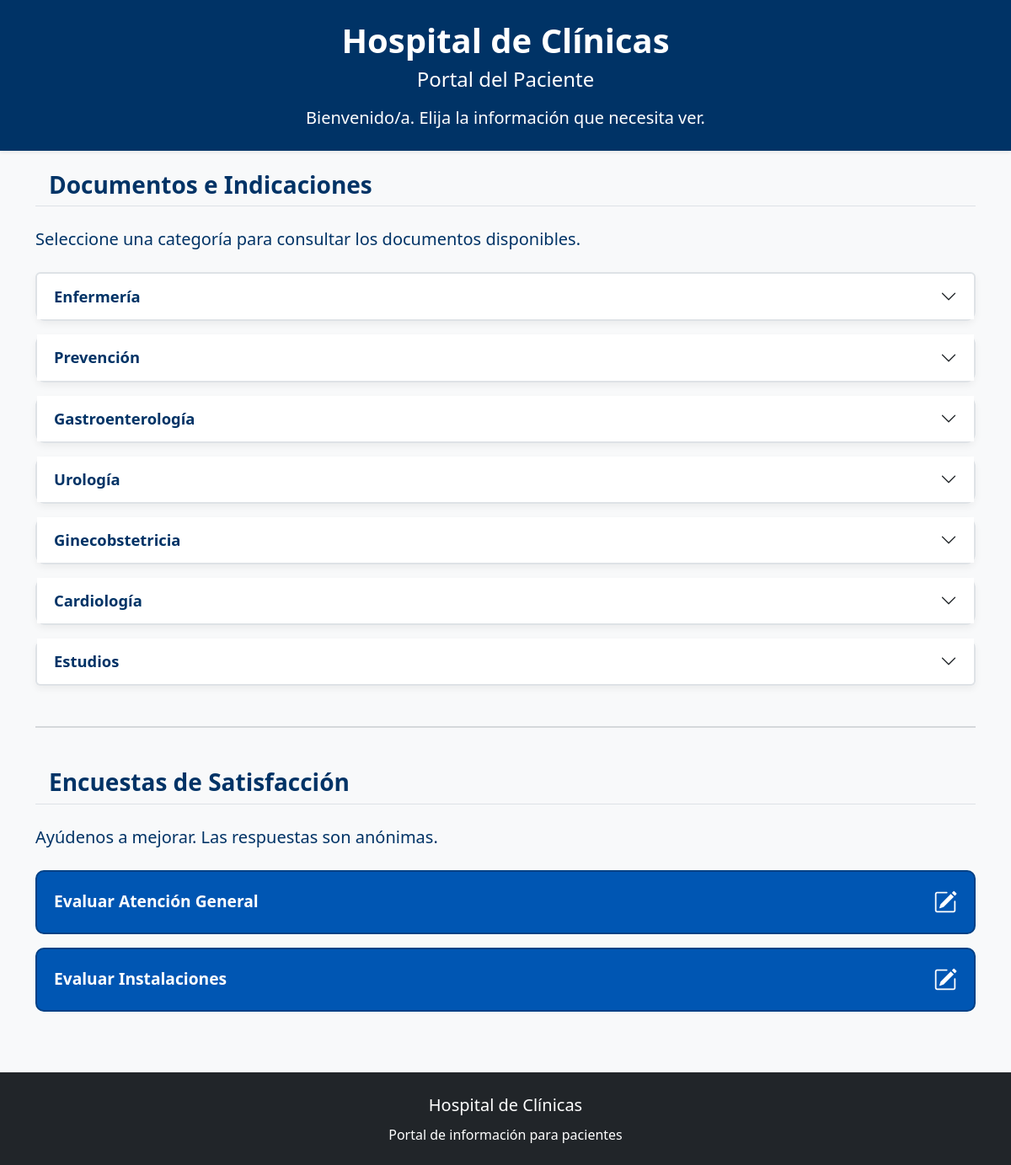
/portal.php, run on the app's committed database.
### tables this page shows
CREATE TABLE encuestas_config (

    id INT AUTO_INCREMENT PRIMARY KEY,

    nombre VARCHAR(150) NOT NULL,

    descripcion VARCHAR(500),

    activa TINYINT(1) NOT NULL DEFAULT 1,

    creada_en TIMESTAMP DEFAULT CURRENT_TIMESTAMP,

    CONSTRAINT chk_encuestas_config_nombre CHECK (CHAR_LENGTH(TRIM(nombre)) >= 3),
    CONSTRAINT chk_encuestas_config_activa CHECK (activa IN (0,1))

);

### datos/DocumentoDAO.php (called while the page is built, shortened)
<?php
class DocumentoDAO {
    public function listarActivos(string $q = '') : array {
        if ($q !== '') {
            $s = $this->conexion->prepare('SELECT d.*,c.nombre categoria FROM documentos d JOIN categorias c ON c.id=d.categoria_id WHERE d.activo=1 AND (d.titulo LIKE ? OR c.nombre LIKE ?) ORDER BY d.id DESC');
            $s->execute(["%$q%", "%$q%"]);
        } else $s = $this->conexion->query('SELECT d.*,c.nombre categoria FROM documentos d JOIN categorias c ON c.id=d.categoria_id WHERE d.activo=1 ORDER BY d.id DESC');
        return $s->fetchAll(PDO::FETCH_ASSOC);
    }
}

### logica/funciones.php (called while the page is built, shortened)
<?php
function limpiar($t) : string {
    return htmlspecialchars($t ?? '', ENT_QUOTES, 'UTF-8');
}

### datos/EncuestaDAO.php (called while the page is built, shortened)
<?php
class EncuestaDAO {
    public function activas() : array {
        return $this->conexion->query('SELECT * FROM encuestas_config WHERE activa=1 ORDER BY nombre')->fetchAll(PDO::FETCH_ASSOC);
    }
}

### portal.php (the view, shortened to what this page needs)
<?php
require_once __DIR__ . '/logica/funciones.php';
require_once __DIR__ . '/datos/DocumentoDAO.php';
require_once __DIR__ . '/datos/EncuestaDAO.php';
require_once __DIR__ . '/datos/conexion.php';
$documentoDAO = new DocumentoDAO($conexion);
$encuestaDAO = new EncuestaDAO($conexion);
$documentos = $documentoDAO->listarActivos();
$encuestas = $encuestaDAO->activas();
$porCategoria = [];
foreach ($documentos as $doc) {
    $porCategoria[$doc['categoria_id']]['nombre'] = $doc['categoria'];
    $porCategoria[$doc['categoria_id']]['documentos'][] = $doc;
}
 ?> <!DOCTYPE html>
<html lang="es">
    <head>
        <link href="https://cdn.jsdelivr.net/npm/bootstrap@5.3.2/dist/css/bootstrap.min.css" rel="stylesheet"> <link href="https://cdn.jsdelivr.net/npm/bootstrap-icons@1.11.1/font/bootstrap-icons.css" rel="stylesheet"> <link rel="stylesheet" href="presentacion/css/portal.css">
    </head>
    <body>
        <header class="portal-header text-white text-center p-4 shadow-sm">
            <h1 class="fw-bold mb-2">
                Hospital de Clínicas
            </h1>
            <h2 class="fs-4 fw-normal">
                Portal del Paciente
            </h2>
            <p class="mt-3 mb-0 fs-5">
                Bienvenido/a. Elija la información que necesita ver.
            </p>
        </header>
        <main class="container py-4">
            <section id="documentos" class="mb-5">
                <h3 class="fw-bold border-bottom pb-2 mb-4">
                    <i class="me-3 text-primary"></i> Documentos e Indicaciones
                </h3>
                <p class="fs-5 mb-4">
                    Seleccione una categoría para consultar los documentos disponibles.
                </p>
                <div class="accordion" id="acordeonDocumentos">
                    <?php
                        $n = 0;
                        foreach ($porCategoria as $cat) : $n++;
                        $id = 'cat'.$n;
                    ?>
                    <div class="accordion-item mb-3 card-accesible">
                        <h2 class="accordion-header">
                            <button class="accordion-button collapsed" type="button" data-bs-toggle="collapse" data-bs-target="#<?= $id ?>">
                                <?= limpiar($cat['nombre']) ?>
                            </button>
                        </h2>
                    </div>
                    <?php
                    endforeach;
                    ?>
                </div>
            </section>
            <hr class="my-5 border-2 border-secondary opacity-25">
            <section id="encuestas">
                <h3 class="fw-bold border-bottom pb-2 mb-4">
                    <i class="me-3 text-primary"></i> Encuestas de Satisfacción
                </h3>
                <p class="fs-5 mb-4">
                    Ayúdenos a mejorar. Las respuestas son anónimas.
                </p>
                <div class="d-grid gap-3">
                    <?php
                foreach ($encuestas as $e) :
                    ?>
                        <a class="btn btn-accesible d-flex justify-content-between align-items-center" href="presentacion/responder_encuesta.php?id=<?= (int)$e['id'] ?>">
                            <span> <?= limpiar($e['nombre']) ?></span>
                            <i class="bi bi-pencil-square fs-3"></i>
                        </a>
                    <?php
                        endforeach;
                    ?>
                </div>
            </section>
        </main>
        <footer class="bg-dark text-white text-center p-4 mt-5">
            <p class="fs-5 mb-2">
                Hospital de Clínicas
            </p>
            <p class="fs-6 mb-0">
                Portal de información para pacientes
            </p>
        </footer>
    </body>
</html>

### presentacion/css/portal.css (style rules this page uses)
:root { --azul: #003366; --boton: #0056b3; --fondo: #f8f9fa; }
body { background: var(--fondo); color: var(--azul); font-size: 1.08rem; }
.portal-header { background: var(--azul); }
.card-accesible { border: 2px solid #dee2e6; border-radius: 12px; box-shadow: 0 4px 8px #0000000d; background: #fff; }
.accordion-button { font-size: 1.15rem; font-weight: bold; padding: 1rem 1.25rem; color: var(--azul); }
.btn-accesible { padding: 15px 20px; font-size: 1.2rem; font-weight: bold; border-radius: 10px; background: var(--boton); color: #fff; border: 2px solid #004085; text-align: left; width: 100%; text-decoration: none; }

### data on the page
encuestas_config: nombre "Evaluar Atención General"
encuestas_config: nombre "Evaluar Instalaciones"

### other printed values
limpiar($cat['nombre']) "Enfermería"
limpiar($cat['nombre']) "Prevención"
limpiar($cat['nombre']) "Gastroenterología"
limpiar($cat['nombre']) "Urología"
limpiar($cat['nombre']) "Ginecobstetricia"
limpiar($cat['nombre']) "Cardiología"
limpiar($cat['nombre']) "Estudios"
